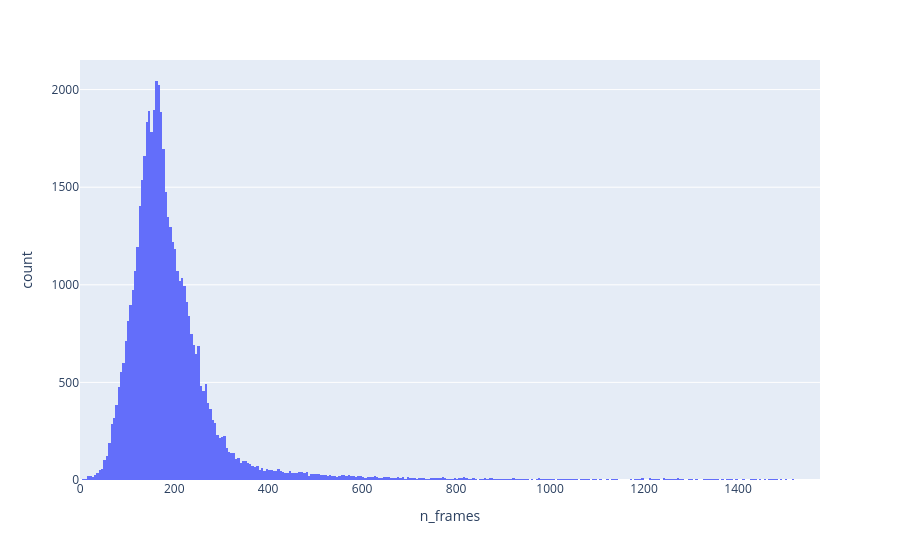

Source (notebook cell):
### Code cell
fig

### Figure 1 — Plotly figure (JSON) as saved in the notebook; plotly's stock layout.template omitted (floating-point values rounded to 4 significant figures; data arrays with more than 128 entries replaced by an {"elided": "..."} marker saying what was removed)
{"data": [{"bingroup": "x", "hovertemplate": "n_frames=%{x}<br>count=%{y}<extra></extra>", "legendgroup": "", "marker": {"color": "#636efa", "pattern": {"shape": ""}}, "name": "", "orientation": "v", "showlegend": false, "type": "histogram", "x": {"elided": "51355 float values"}, "xaxis": "x", "yaxis": "y"}], "layout": {"barmode": "relative", "legend": {"tracegroupgap": 0}, "margin": {"t": 60}, "xaxis": {"anchor": "y", "domain": [0, 1], "title": {"text": "n_frames"}}, "yaxis": {"anchor": "x", "domain": [0, 1], "title": {"text": "count"}}}}
